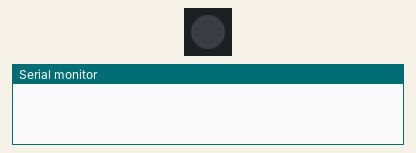
This program was run on a simulated ESP32-C6. On the bench: 1 RGB LEDs in strip order, left to right, the last lines printed to the serial monitor.

Above: at 0.5 s.
At 1.5 s:
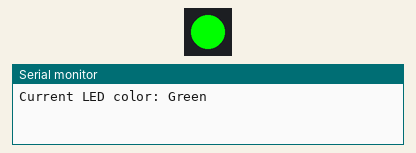
At 3.5 s:
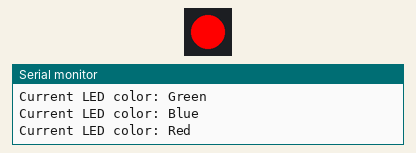
At 5.5 s:
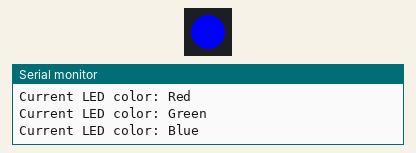
Timing chart, 0 to 6.9 s (numbered marks = the images above):
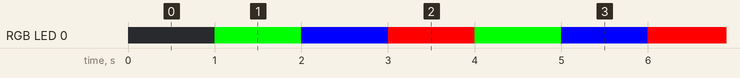

Measured:
- by itself, RGB LED 0: repeats every 3.0 s: RGB(0, 0, 255) 1.0 s, RGB(255, 0, 0) 1.0 s, RGB(0, 255, 0) 1.0 s
- by itself, everything shown: repeats every 3.0 s, in 3 steps

The program:

main.cpp
```cpp
// **********************************
// Code Explanation
// **********************************
// Code Purpose:
// This code demonstrates controlling the ESP32-C6's built-in RGB LED to cycle through colors,
// showcasing structured coding practices and non-blocking execution.

// Requirement:
// 1. Utilize the built-in RGB LED for color display.
// 2. Periodically print the current LED color.
// 3. Display a steady red color and print "Error" on simulated sensor read error.
// 4. Cycle colors with a non-blocking approach.

// Hardware Connection:
// Built-in RGB LED on GPIO8.

// New Created Functions:
// - setupLED(): Initializes the built-in RGB LED.
// - updateLED(): Cycles through colors in a non-blocking manner.

// Security Considerations:
// - Monitor for consistent power supply to prevent malfunction.
// - Implement error handling for robust operation.

// Testing and Validation Approach:
// - Validate color cycling under various conditions.
// - Test error handling effectiveness.

// **********************************
// Libraries Import
// **********************************
#include <Arduino.h>           // Includes the main Arduino library for core functions.
#include "Adafruit_NeoPixel.h" // Includes the Adafruit NeoPixel library for controlling RGB LEDs.

// **********************************
// Constants and Struct Declaration
// **********************************
#define LED_PIN 8                                                  // Defines the GPIO pin number connected to the RGB LED.
#define LED_COUNT 1                                                // Defines the number of LEDs in the strip (just one for built-in RGB).
int pixelIndex = 0;                                                // Specifies the index of the pixel to control in the NeoPixel strip (only one LED here).
Adafruit_NeoPixel strip(LED_COUNT, LED_PIN, NEO_GRB + NEO_KHZ800); // Initializes the NeoPixel strip.

// Defines a struct for easy color management with predefined color values.
struct Colors
{
  static const uint32_t redColor = 0xFF0000;   // Red color value.
  static const uint32_t greenColor = 0x00FF00; // Green color value.
  static const uint32_t blueColor = 0x0000FF;  // Blue color value.
  static const uint32_t offColor = 0x000000;   // Represents the LED turned off.
};

// **********************************
// Class Declaration
// **********************************
// Defines a class for controlling the built-in RGB LED.
// The class implements a non-blocking color cycling approach.
// The class also implements error handling for sensor read failure.
// **********************************

// Declare a class to encapsulate LED control logic.
class LedController
{
public:
  // Constructor initializes the LED's current state, timing variables, and interval.
  LedController() : currentLedState(GREEN), previousMillis(0), interval(1000) {}

  // Method to correctly initialize timing for the first LED update.
  void setup()
  {
    previousMillis = millis();
  }

  // Method to update the LED's color based on the current state.
  void updateLed()
  {
    unsigned long currentMillis = millis(); // Capture the current time.
    // Check if the interval has elapsed to change the LED color.
    if (currentMillis - previousMillis >= interval)
    {
      previousMillis = currentMillis; // Update the timing for the next color change.
      // Switch statement to update the LED color based on the current state.
      switch (currentLedState)
      {
      case GREEN:
        strip.setPixelColor(pixelIndex, Colors::greenColor); // Set LED to green.
        Serial.println("Current LED color: Green");          // Log current color.
        currentLedState = BLUE;                              // Move to the next color state.
        break;
      case BLUE:
        strip.setPixelColor(pixelIndex, Colors::blueColor); // Set LED to blue.
        Serial.println("Current LED color: Blue");          // Log current color.
        currentLedState = RED;                              // Move to the next color state.
        break;
      case RED:
        strip.setPixelColor(pixelIndex, Colors::redColor); // Set LED to red.
        Serial.println("Current LED color: Red");          // Log current color.
        currentLedState = GREEN;                           // Cycle back to the first color state.
        break;
      case ERROR:
        strip.setPixelColor(pixelIndex, Colors::redColor); // Set LED to red to indicate an error.
        Serial.println("Error: LED read failure");         // Log an error message.
        break;
      }
      strip.show(); // Apply the color update to the LED.
    }
  }

  // Method to simulate an error condition and demonstrate error handling.
  void simulateError()
  {
    currentLedState = ERROR; // Set the state to ERROR.
    updateLed();             // Update the LED to indicate the error.
    currentLedState = GREEN; // Reset the state after showing the error.
  }

private:
  // Enum to represent different LED states for color cycling and error indication.
  enum LedState
  {
    GREEN,
    BLUE,
    RED,
    ERROR
  } currentLedState;
  unsigned long previousMillis; // Tracks the last update time.
  const long interval;          // Interval between color changes.
};

// Instantiate the LedController class to manage the LED.
LedController ledController;

// **********************************
// Setup Functions
// **********************************
void setup()
{
  Serial.begin(115200);  // Initializes serial communication at 115200 baud rate.
  strip.begin();         // Initializes the NeoPixel strip.
  strip.show();          // Clears the strip at startup (turns off all LEDs).
  ledController.setup(); // Initialize the ledController timing.
}

// **********************************
// Loop Functions
// **********************************
void loop()
{
  ledController.updateLed(); // Call the update method to cycle LED colors.

  // Below code simulates an error condition every 15 seconds as a demonstration.
  static unsigned long lastErrorTime = 0; // Static variable to track the last error simulation time.
  if (millis() - lastErrorTime > 15000)
  {                                // Check if 15 seconds have passed.
    ledController.simulateError(); // Simulate an error.
    lastErrorTime = millis();      // Reset the timer for the next error simulation.
  }
}
```
